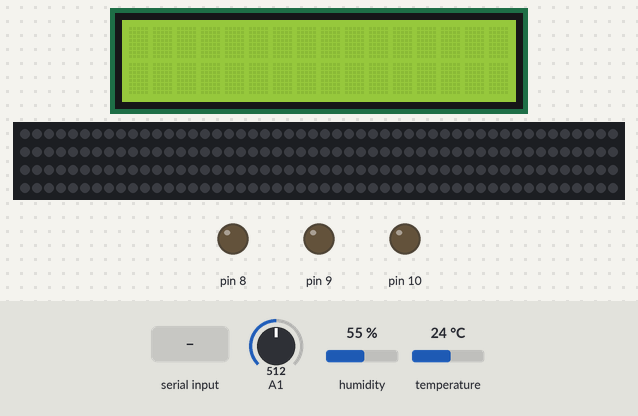
A sketch run on a simulated Arduino Uno, built with avr-gcc and run on an emulated ATmega328P. Parts: 16×2 character LCD, 200 RGB LEDs in strip order, left to right, continuing on the next row, output pins drawn as LEDs (lit = HIGH). Inputs (shaded band) come from the test bench; at power-on: temperature 24 °C, A1 = 512, humidity 55 %.

Above: at 1.2 s.
1.3 s: "3" received over the second serial link
At 2.7 s:
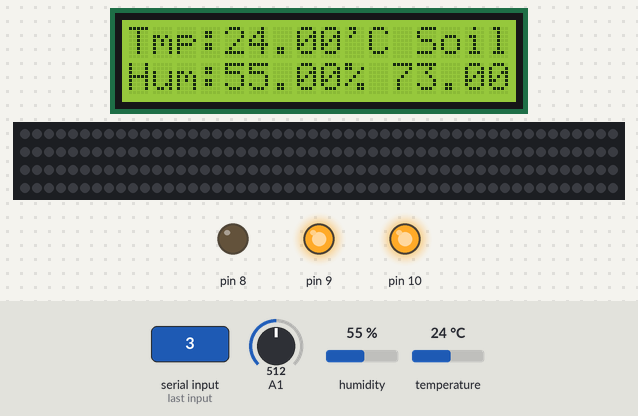
4.0 s: temperature set to 22 °C
At 7.4 s:
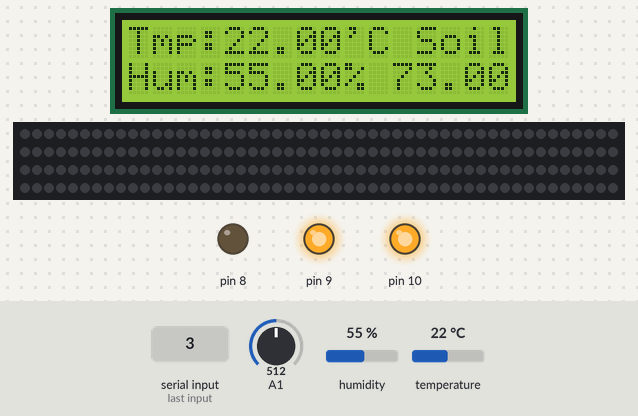
7.8 s: temperature set to 19 °C
At 11.0 s:
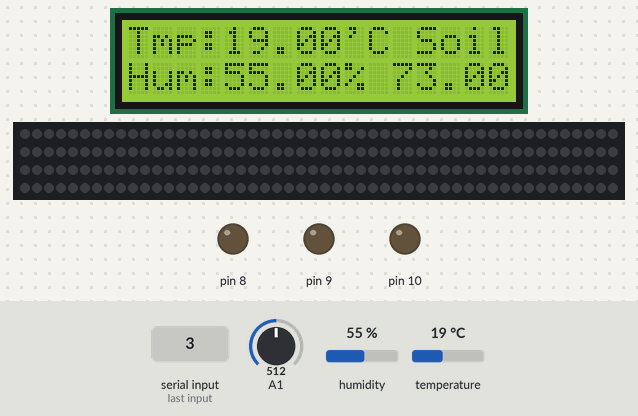
12.0 s: "2" received over the second serial link
At 13.9 s:
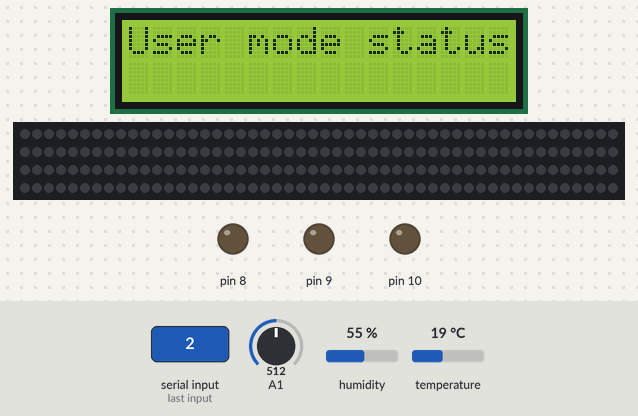
14.7 s: "3" received over the second serial link
At 17.9 s:
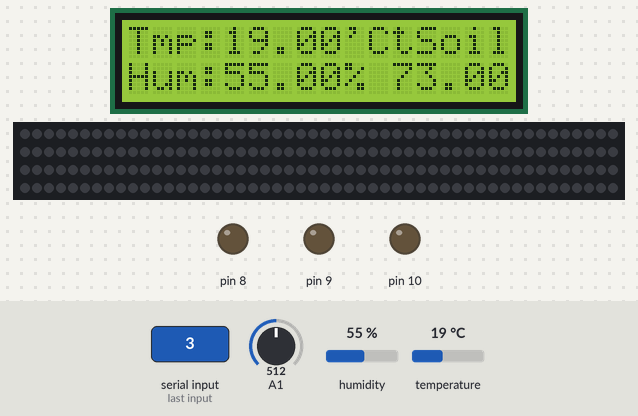
18.2 s: temperature set to 11 °C
At 21.5 s:
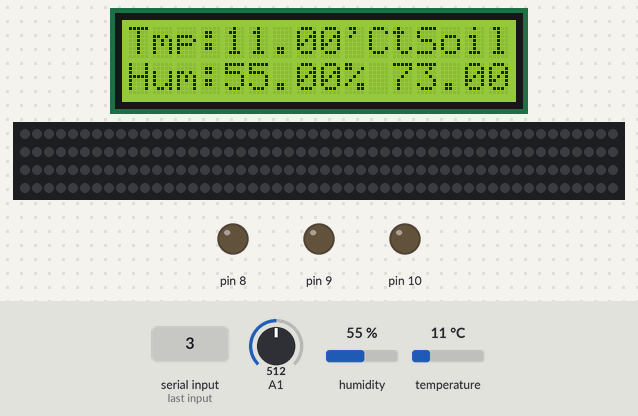
22.4 s: temperature set to 8 °C
Timing chart, 0 to 25.4 s (numbered marks = the images above; inputs shaded):
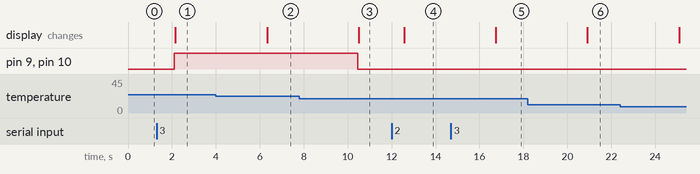

Measured:
- the behaviour switches between 21 and 20 °C on temperature (found by bisection; images 2 and 3)
- after the input at 1.3 s, pin 9, pin 10: LOW → HIGH after 0.82 s; the display: changes after 0.86 s (image 1)
- after the input at 4.0 s, the display: changes after 2.3 s (image 2)
- after the input at 7.8 s, pin 9, pin 10: HIGH → LOW after 2.7 s; the display: changes after 2.7 s (image 3)
- after the input at 12.0 s, the display: changes after 0.58 s (image 4)
- after the input at 14.7 s, the display: changes after 2.0 s (image 5)
- after the input at 18.2 s, the display: changes after 2.7 s (image 6)

The sketch:

end.ino
```cpp
#include <DHT.h>
#include <SoftwareSerial.h>
#include <LiquidCrystal_I2C.h>
#include <Adafruit_NeoPixel.h>

#define LED_PIN 7      // 네오픽셀 D핀과 연결한 아두이노 핀 번호
#define LED_COUNT 200   // 네오픽셀 LED 개수
#define BRIGHTNESS 250 // 네오픽셀 LED 밝기(0 ~ 255) *RGBW만

#define motor 8
#define fan1 9
#define fan2 10


int select_mode = 0;
char btval = 0;
unsigned long previousMillis = 0; //이전시간
const long delayTime = 1000; //1초(1000) 대기시간

LiquidCrystal_I2C lcd(0x27, 16, 2);
DHT mydht(A0,DHT11);
SoftwareSerial mySerial(2,3);
Adafruit_NeoPixel pixels = Adafruit_NeoPixel(LED_COUNT, LED_PIN, NEO_GRB + NEO_KHZ800); // RGB일 경우 NEO_GRBW 대신 NEO_GRBW 입력

void setup()
{
  mySerial.begin(9600);
  mydht.begin();
  lcd.init(); //LCD 초기화
  lcd.backlight(); //LCD 백라이트 켜기
  pixels.begin();                  // 네오픽셀 초기화(필수)
  pixels.setBrightness(BRIGHTNESS);  // 네오픽셀 밝기 설정 *RGBW만
  pinMode(8, OUTPUT);
  pinMode(9, OUTPUT);
  pinMode(10, OUTPUT);
}

byte r = 0, g = 0, b = 0;  //rgb 변수선언

void loop()
{

  // unsigned long currentMillis = millis();

  // if(currentMillis - previousMillis >= delayTime){
  //   previousMillis = currentMillis;


  //   if (mySerial.available()>2){
  //   r = mySerial.read();
  //   g = mySerial.read();
  //   b = mySerial.read();
  //   mySerial.flush();


  //   for (int i=0; i< LED_COUNT; i++){
  //   pixels.setPixelColor(i, pixels.Color(r, g, b));
  //   pixels.show();
  // }

  // }
  // }

  float a = mydht.readTemperature(); //온도 변수
  mySerial.println("t"+String(a));
  delay(1000);
  float b = mydht.readHumidity(); //습도 변수
  mySerial.println("m"+String(b));
  delay(1000);

  float val = 1023 - analogRead(A1); //토양습도 변수
  float soil = map(val, 0, 700, 0, 100);
  mySerial.println("s"+String(soil));

  btval = mySerial.read();

  if (btval == '2'){  //자동모드로전환
    select_mode = 2;
  }else if (btval == '3'){  //수동모드로 전환
    select_mode = 3;
  }else if (btval == '4'){
    select_mode = 4;
  }else if (btval == '5'){
    select_mode = 5;
  }else if (btval == '6'){
    select_mode = 6;
  }else if (btval == '7'){
    select_mode = 7;
  }else if (btval == '8'){
    select_mode = 8;
  }else if (btval == '9'){
    select_mode = 9;
  }

  Serial.print(select_mode);

  if ( 1 < select_mode && select_mode < 3){ //수동모드
      digitalWrite(8, LOW);
      digitalWrite(9, LOW);
      digitalWrite(10, LOW);
      lcd.clear();
      lcd.backlight();
      lcd.display();
      lcd.println("User mode status");
  }

  if ( 2 < select_mode && select_mode < 4){ //자동모드

        if (soil < 10){
        digitalWrite(8, HIGH);
        } else
        digitalWrite(8, LOW);
        if (a > 20) {
        digitalWrite (9, HIGH);
        } else
        digitalWrite (9, LOW);
        if (a > 20) {
        digitalWrite (10, HIGH);
        } else
        digitalWrite (10, LOW);

        lcd.backlight();
        lcd.display();
        lcd.setCursor(0, 0);
        lcd.print("Tmp:");
        lcd.print(a);
        lcd.print("'C");
        lcd.setCursor(0, 1);
        lcd.print("Hum:");
        lcd.print(b);
        lcd.print("% ");
        lcd.setCursor(12, 0); //1행 12열
        lcd.print("Soil:");
        lcd.setCursor(11, 1); //2행 11열
        lcd.print(soil);
        lcd.print("% ");

        Serial.print("습도: ");
        Serial.print(a);
        Serial.print("온도: ");
        Serial.print(b);
        Serial.print("Moisture: ");
        Serial.print(soil);


  }

  if ( 3 < select_mode && select_mode < 5){
    digitalWrite(8,HIGH);
  }

  if ( 4 < select_mode && select_mode < 6){
    digitalWrite(8,LOW);
  }

  if ( 5 < select_mode && select_mode < 7){
    digitalWrite(9,HIGH);
  }

  if ( 6 < select_mode && select_mode < 8){
    digitalWrite(9,LOW);
  }

  if ( 7 < select_mode && select_mode < 9){
    digitalWrite(10,HIGH);
  }

  if ( 8 < select_mode && select_mode < 10){
    digitalWrite(10,LOW);
  }

}
```
